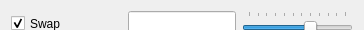
       <widget class="QWidget" name="widget_swap" native="true">
        <property name="sizePolicy">
         <sizepolicy hsizetype="Expanding" vsizetype="Fixed">
          <horstretch>0</horstretch>
          <verstretch>0</verstretch>
         </sizepolicy>
        </property>
        <property name="minimumSize">
         <size>
          <width>0</width>
          <height>30</height>
         </size>
        </property>
        <property name="maximumSize">
         <size>
          <width>16777215</width>
          <height>30</height>
         </size>
        </property>
        <layout class="QHBoxLayout" name="horizontalLayout_10">
         <item>
          <widget class="QCheckBox" name="checkBox_swap">
           <property name="sizePolicy">
            <sizepolicy hsizetype="Fixed" vsizetype="Fixed">
             <horstretch>0</horstretch>
             <verstretch>0</verstretch>
            </sizepolicy>
           </property>
           <property name="minimumSize">
            <size>
             <width>111</width>
             <height>25</height>
            </size>
           </property>
           <property name="maximumSize">
            <size>
             <width>111</width>
             <height>25</height>
            </size>
           </property>
           <property name="text">
            <string notr="true">Swap</string>
           </property>
           <property name="checked">
            <bool>true</bool>
           </property>
          </widget>
         </item>
         <item>
          <widget class="QLineEdit" name="lineEdit_swap">
           <property name="minimumSize">
            <size>
             <width>0</width>
             <height>25</height>
            </size>
           </property>
           <property name="maximumSize">
            <size>
             <width>16777215</width>
             <height>25</height>
            </size>
           </property>
           <property name="toolTip">
            <string notr="true">$swap - swap usage, %
$swapmb - swap usage, MB</string>
           </property>
           <property name="alignment">
            <set>Qt::AlignRight|Qt::AlignTrailing|Qt::AlignVCenter</set>
           </property>
          </widget>
         </item>
         <item>
          <widget class="QSlider" name="slider_swap">
           <property name="sizePolicy">
            <sizepolicy hsizetype="Fixed" vsizetype="Fixed">
             <horstretch>0</horstretch>
             <verstretch>0</verstretch>
            </sizepolicy>
           </property>
           <property name="minimumSize">
            <size>
             <width>111</width>
             <height>25</height>
            </size>
           </property>
           <property name="maximumSize">
            <size>
             <width>111</width>
             <height>25</height>
            </size>
           </property>
           <property name="minimum">
            <number>1</number>
           </property>
           <property name="maximum">
            <number>12</number>
           </property>
           <property name="pageStep">
            <number>1</number>
           </property>
           <property name="value">
            <number>8</number>
           </property>
           <property name="orientation">
            <enum>Qt::Horizontal</enum>
           </property>
           <property name="tickPosition">
            <enum>QSlider::TicksAbove</enum>
           </property>
          </widget>
         </item>
        </layout>
       </widget>
